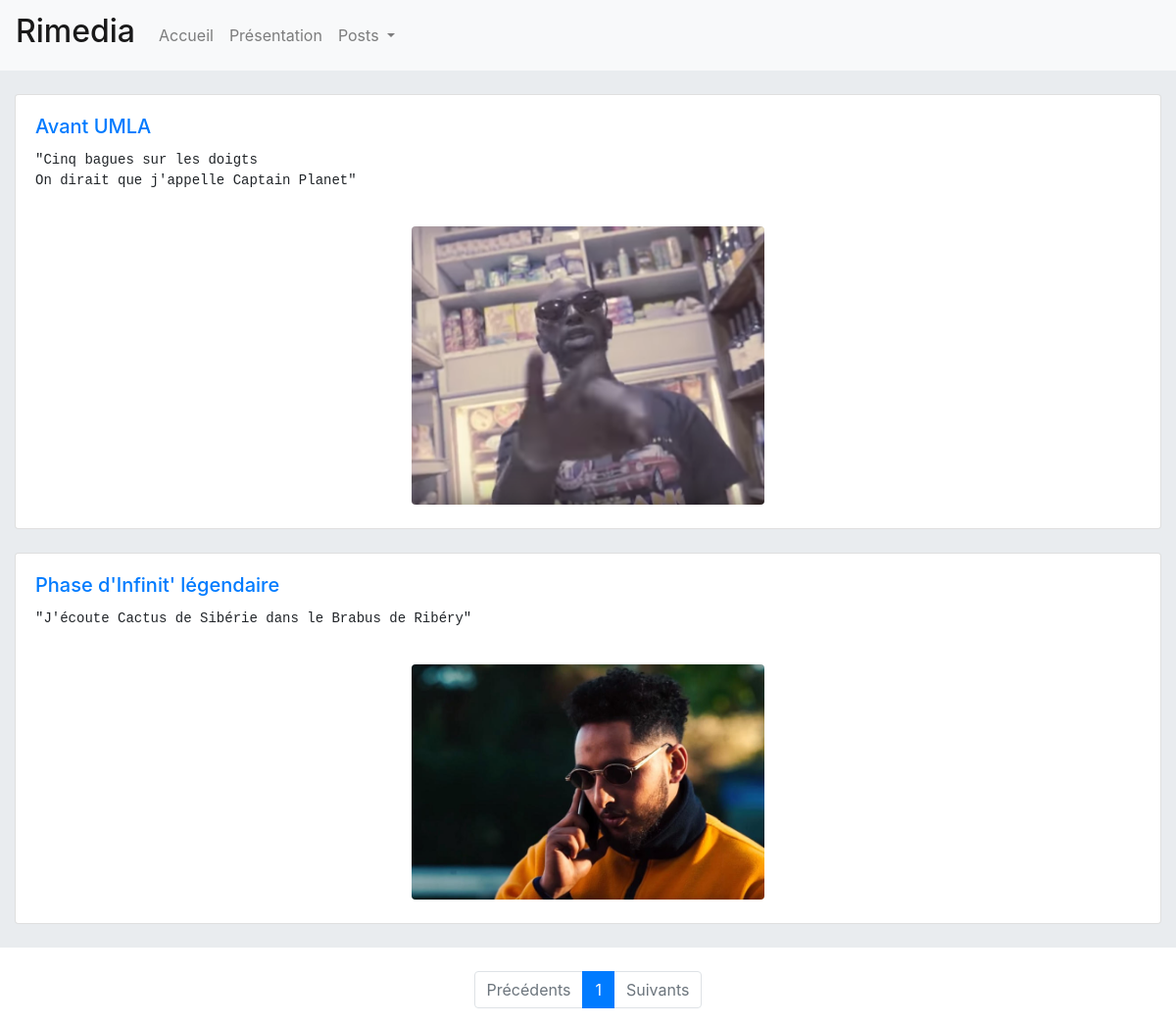
/genres.php?genre=decoupeur&page=1, run on an earlier commit of the app's database.
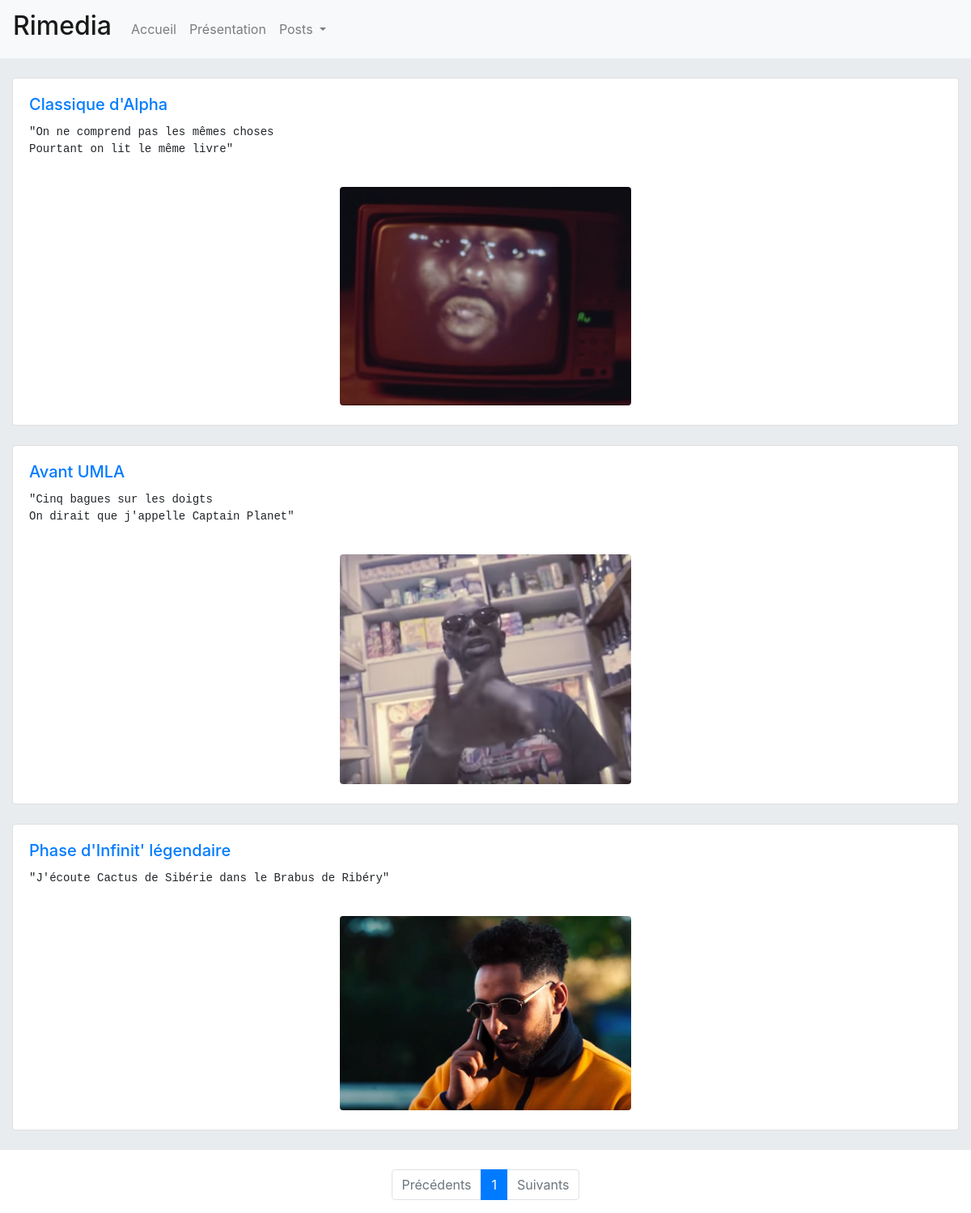
And on a later commit of the database.
### tables this page shows
CREATE TABLE "posts" (
	"id"	INTEGER NOT NULL PRIMARY KEY AUTOINCREMENT UNIQUE,
	"author"	TEXT NOT NULL,
	"title"	TEXT NOT NULL,
	"article"	TEXT,
	"artistName"	TEXT,
	"albumName"	TEXT,
	"songName"	TEXT NOT NULL,
	"link"	TEXT,
	"date"	TEXT NOT NULL,
	"genre"	TEXT NOT NULL,
	"imageSource"	TEXT NOT NULL,
	"imageExt"	BLOB
);

### functions.php (the view, shortened to what this page needs)
<?php
function getRouteName(array $server){
    $route = $server['PHP_SELF'];
    $routeName = substr($route, 1, -4);
    return $routeName;
}
function pagesByPosts(int $posts):int{
    if($posts < 5){
        return 1;
    } elseif($posts % 5 == 0) {
        $result = $posts/5;
        return $result;
    } else {
        $result = $posts/5+1;
        return $result;
    }
}
function listOfPosts(array $data, int $indexMin, int $indexMax){
    $list = '';
    for($i = $indexMin; $i <= $indexMax; $i++){
        if(isset($data[$i])){
            $postData = $data[$i];
            $id = $postData['id'];
            $title = $postData['title'];
            $article = $postData['article'] ?? '';
            $ext = $postData['imageExt'];
            $picPath = $id.$ext;
            $list .= <<<HTML
            <a href="view.php?id=${id}">
                <div class="card">
                    <div class="card-body">
                        <h5 class="card-title">$title</h5>
                        <pre class="card-text">$article</pre>
                        <p class="card-text"><small class="text-muted"></small></p>
                    </div>
                    <img style='width:30vw' src='/users/images/${picPath}' class="card-img-top rounded mx-auto d-block">
                    <br>
                </div><br>
            </a>
HTML;
        }
    }
    return $list;
}

### partials/header.php (shortened to what this page needs)
<?php
require_once 'functions.php';
$currentPage = getRouteName($_SERVER);
$genre = $_GET['genre'] ?? '';
?>
<!DOCTYPE html>
<html lang="en">
<head>
    <link rel="stylesheet" href="https://stackpath.bootstrapcdn.com/bootstrap/4.3.1/css/bootstrap.min.css">
</head>
<body>
    <nav class="navbar navbar-expand-lg navbar-light bg-light">
        <a class="navbar-brand" href="index.php"><h2>Rimedia</h2></a>
        <div class="collapse navbar-collapse" id="navbarSupportedContent">
            <ul class="navbar-nav mr-auto">
            <li class="nav-item <?php echo($currentPage == "index" ? "active" : "");?>">
                <a class="nav-link" href="index.php">Accueil <span class="sr-only">(current)</span> </a>
            </li>
            <li class="nav-item <?php echo($currentPage == "about" ? "active" : "");?>">
                <a class="nav-link" href="about.php">Présentation</a>
            </li>
            <li class="nav-item dropdown">
                <a class="nav-link dropdown-toggle" href="#" id="navbarDropdown" role="button" data-toggle="dropdown" aria-haspopup="true" aria-expanded="false">
                Posts
                </a>
            </li>
            </ul>
        </div>
    </nav>

### genres.php
<?php
include 'partials/header.php';
$pdo = new PDO('sqlite:data.db', null, null, [
    PDO::ATTR_ERRMODE => PDO::ERRMODE_EXCEPTION,
    PDO::ATTR_DEFAULT_FETCH_MODE => PDO::FETCH_ASSOC
]);
$showGenres = false;
if($genre != ''){
    $data = $pdo->query("SELECT * FROM posts WHERE genre='$genre' ORDER BY date ASC");
    $postsByGenre = $data->fetchAll();
    $numberOfPosts = count($postsByGenre);
    $numberOfPages = pagesByPosts($numberOfPosts);
    $page = $_GET['page'] ?? '';
    $postsIndexesMax = ($page*5)-1;
    if($page == 1){
        $postsIndexesMin = 0;
    } else {
        $postsIndexesMin = $postsIndexesMax - 4;
    }
} else {
    $showGenres = true;
}
?>
<?php if($showGenres): ?>
<div class="jumbotron jumbotron-fluid">
  <div class="container">
    <h1 class="display-4">Genres</h1>
    <p class="lead">Pour les passionés aux goûts précis.</p>
  </div>
</div>
<div class="row">
  <div class="col-sm-6">
    <div class="card">
      <div class="card-body">
        <h5 class="card-title">Découpeurs</h5>
        <p class="card-text">Rythmes précis et maîtrise des temps, le genre qu'on redécouvre à chaque écoute.</p>
        <a href="genres.php?genre=decoupeur&page=1" class="btn btn-primary">Afficher</a>
      </div>
    </div>
  </div>
  <div class="col-sm-6">
    <div class="card">
      <div class="card-body">
        <h5 class="card-title">Mélodieux</h5>
        <p class="card-text">Equilibre entre la poésie et la musique, le genre qu'on a en tête pendant des semaines.</p>
        <a href="genres.php?genre=melodieux&page=1" class="btn btn-primary">Afficher</a>
      </div>
    </div>
  </div>
</div><br>
<?php else: ?>
<div class="container-fluid" style="background-color:#e9ecef"><br>
  <?php echo(listOfPosts($postsByGenre, $postsIndexesMin, $postsIndexesMax)); ?>
</div><br>
<nav>
  <ul class="pagination pagination justify-content-center">
    <li class="page-item <?= ($page == '1') ? 'disabled' : '' ;?>">
      <a class="page-link" href="/genres.php?genre=<?= $genre ?>&page=<?= $page-1;?>" aria-disabled="true">Précédents</a>
    </li>
    <?php for($i = 1;$i <= $numberOfPages; $i++): ?>
        <li class="page-item <?= $i == $page ? 'active' : ''?>"><a class="page-link" href="/last.php?page=<?= $i ?>"><?= $i ?></a></li>
    <?php endfor;?>
    <li class="page-item <?= ($page == $numberOfPages) ? 'disabled' : '' ;?>">
      <a class="page-link" href="/genres.php?genre=<?= $genre ?>&page=<?= $page+1;?>">Suivants</a>
    </li>
  </ul>
</nav>
<?php endif; ?>
<?php include 'partials/footer.php';?>

### partials/footer.php (shortened to what this page needs)
    </body>
</html>

What changed in the data, as far as the page shows it:
added posts: title "Classique d'Alpha", article "\"On ne comprend pas les mêmes choses Pourtant on lit le même livre\"", id+imageExt (picture)
